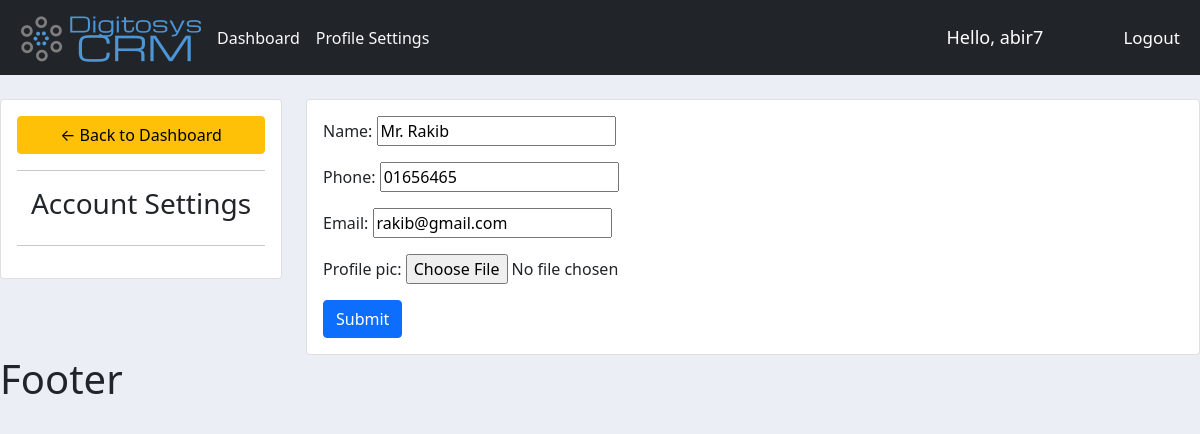
The app's page /profile_setting (signed in) with its own data.
### accounts/models.py (models this page shows, shortened)
class Customer(models.Model):
    user = models.OneToOneField(User, null=True, blank=True, on_delete=models.CASCADE)
    name = models.CharField(max_length=200, null=True)
    phone = models.CharField(max_length=200, null=True)
    email = models.CharField(max_length=200, null=True)
    profile_pic = models.ImageField(default="default-pro-pic.jpg", null=True, blank=True)
    created_date = models.DateTimeField(auto_now_add=True, null=True)

### accounts/decorators.py (the view)
        def wrapper_func(request, *args, **kwargs):
            group = None
            if request.user.groups.exists():
                group = request.user. groups.all()[0].name
            if group in allowed_roles:
                return view_func(request, *args, **kwargs)
            else:
                return HttpResponse('You are not authorised for this page!')

### accounts/forms.py
class CustomerForm(ModelForm):
    class Meta:
        model = Customer
        fields = '__all__'
        exclude = ['user']

### accounts/views.py (called while the page is built)
@login_required(login_url='login')
@allowed_users_only(allowed_roles=['Customer'])
def profileSetting(request):
    customer = request.user.customer
    form = CustomerForm(instance=customer)
    if request.method == 'POST':
        form = CustomerForm(request.POST, request.FILES, instance=customer)
        if form.is_valid():
            form.save()
    context = {'form': form}
    return render(request, 'profile_setting.html', context)

### accounts/templates/profile_setting.html (shortened to what this page needs)
{% extends 'base.html' %}
{% load static %}
{% block content %}
<br>
<div class="row">
	<div class="col-md-3">
		<div class="card card-body">
			<a class="btn btn-warning" href="{% url 'home' %}"> &#8592; Back to Dashboard</a>
			<hr>
			<h3 style="text-align: center">Account Settings</h3>
			<hr>
		</div>
	</div>
	<div class="col-md-9">
		<div class="card card-body">
			<form method="POST" action="" enctype="multipart/form-data">
				{{form.as_p}}
			<input class="btn btn-primary" type="submit" name="Update Information">
			</form>
		</div>
	</div>
</div>
{% endblock %}

### accounts/templates/navbar.html (shortened to what this page needs)
{% load static %}
<nav class="navbar navbar-expand-lg navbar-light bg-dark">
  <div class="container-fluid">
    <img src="{% static '/images/digitosys_crm_logo.png' %}" alt="">
    {% if request.user.is_staff %}
      <div class="collapse navbar-collapse" id="navbarNavAltMarkup">
        <div class="navbar-nav">
          <a class="nav-link text-light active" aria-current="page" href="{% url 'home'%}">Dashboard</a>
          <a class="nav-link text-light" href="{% url 'products'%}">Products</a>
        </div>
      </div>
    {% else %}
      <div class="collapse navbar-collapse" id="navbarNavAltMarkup">
          <div class="navbar-nav">
            <a class="nav-link text-light active" aria-current="page" href="{% url 'home'%}">Dashboard</a>
            <a class="nav-link text-light" href="{% url 'profile_setting'%}">Profile Settings</a>
          </div>
      </div>
    {% endif %}
  </div>
  <span id="hello-user" >Hello, {{request.user}}</span>
  <span><a id="logout-user" href="{% url 'logout' %}">Logout</a></span>
</nav>

### static/css/main.css (style rules this page uses)
body { background-color: #ebeff5; }

### accounts/templates/navbar.html (style rules this page uses)
#hello-user { font-size: 18px; color: #FFF; margin-right: 20px; width: 200px; }
#logout-user { font-size: 17px; color: #FFF; margin-right: 20px; text-decoration: none; }

### records on screen
Customer: name "Mr. Rakib", phone "01656465", email "rakib@gmail.com"

### other values on screen
{{ request.user }} "abir7"
